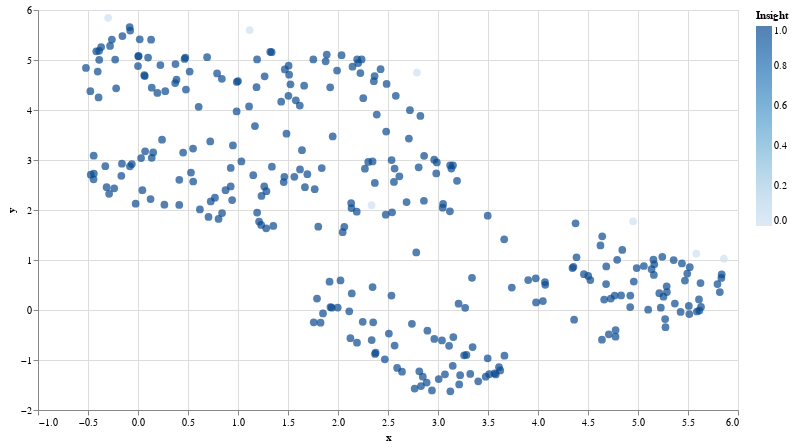

Notebook source saved alongside this figure:
### Code cell
# Plot
chart = alt.Chart(df_explore_new).mark_circle(size=60).encode(
    x=#'x',
    alt.X('x',
        scale=alt.Scale(zero=False)
    ),
    y=
    alt.Y('y',
        scale=alt.Scale(zero=False)
    ),
    tooltip=['text'],
    color='Insight',
).properties(
    width=700,
    height=400
)
chart.interactive()

### Figure 1 — Vega-Lite specification as saved in the notebook (floating-point values rounded to 4 significant figures; data arrays with more than 128 entries replaced by an {"elided": "..."} marker saying what was removed)
{"config": {"view": {"continuousWidth": 400, "continuousHeight": 300}}, "data": {"name": "data-68f4d3f13ee1d0c9e95d67a2c79a3a7d"}, "mark": {"type": "circle", "size": 60}, "encoding": {"color": {"field": "Insight", "type": "quantitative"}, "tooltip": [{"field": "text", "type": "nominal"}], "x": {"field": "x", "scale": {"zero": false}, "type": "quantitative"}, "y": {"field": "y", "scale": {"zero": false}, "type": "quantitative"}}, "height": 400, "selection": {"selector008": {"type": "interval", "bind": "scales", "encodings": ["x", "y"]}}, "width": 700, "$schema": "https://vega.github.io/schema/vega-lite/v4.17.0.json", "datasets": {"data-68f4d3f13ee1d0c9e95d67a2c79a3a7d": {"elided": "304 records"}}}
